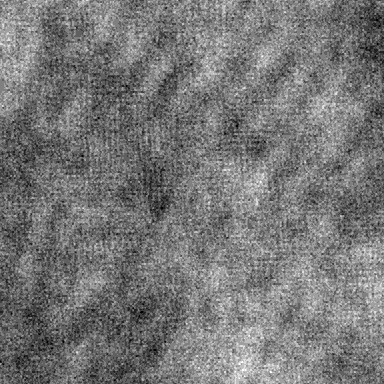
%> input picture preprocess/speckle.png, 384 x 384 px
$ octave preprocess.m   (GNU Octave 9; MATLAB toolbox functions it lacks are replaced by stand-ins)
%> lines starting %> are read from the running program, lines starting %| are printed output that depends on the picture
clear;clc;close all;
%% Preprocessing Scheme
% Configuration
input_path = 'speckle.png'; % Replace with your image path
output_path = 'processed_speckle.png';
conv_path = "convspeckle.png";
block_size = 128;         % Block size for background estimation
corr_factor = 0.3;       % Correction coefficient (c)
bottleneck_res = 48;     % Resolution for interpolation-based denoising
target_res = 384;        % Final output

%% 1. Load Image
sp = im2double(imread(input_path));
%> sp: size 384x384 double; min 0, max 1, mean 0.467
conv = im2double(imread(conv_path));
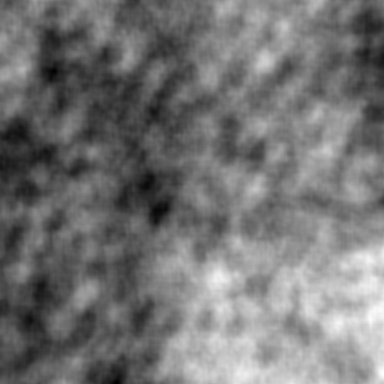
%> input picture preprocess/convspeckle.png, 384 x 384 px
%> conv: size 384x384 double; min 0, max 1, mean 0.454
if size(sp, 3) > 1, sp = rgb2gray(sp); end
if size(conv, 3) > 1, conv = rgb2gray(conv); end

%% 2. Background Correction (Grayscale Correction)
sp_corrected = correctBackground(sp, block_size, corr_factor);
conv_corrected = correctBackground(conv, block_size, corr_factor);

%% 3. Interpolation-based Denoising (384 -> 64 -> 384)
sp_low = imresize(sp_corrected, [bottleneck_res, bottleneck_res], 'bilinear');
sp_denoised = imresize(sp_low, [target_res, target_res], 'bicubic');

%% 4. Final Normalization
sp_final = maxnorm(sp_denoised);
conv_final = maxnorm(conv_corrected);

%% 5. Visualization
figure;
subplot(2,2,1); imshow(sp, []); title('Original Speckle');
subplot(2,2,2); imshow(sp_corrected, []); title('Background Corrected');
subplot(2,2,3); imshow(sp_final, []); title('Final Denoised');
subplot(2,2,4); imshow(conv_corrected, []); title('Conv Speckle');

% Save result
% imwrite(im2uint8(img_final), output_path);

%% --- Functions ---

function I_out = correctBackground(im, blocksize, c)
%> called with blocksize = 128, c = 0.3
    % Estimates local background using block-based intensity statistics
    [m, n] = size(im);
%> m = 384; n = 384
    blocknum1 = floor(m/blocksize);
%> blocknum1 = 3
    blocknum2 = floor(n/blocksize);
%> blocknum2 = 3

    % Crop image to fit block multiples
    L = blocknum1 * blocksize;
%> L = 384
    H = blocknum2 * blocksize;
%> H = 384
    im_cropped = im(1:L, 1:H);

    % Background estimation matrix
    bg_map = zeros(blocknum1, blocknum2);

    for k = 1:blocknum2
        for h = 1:blocknum1
            % Extract block
            row_idx = (1 + blocksize*(h-1)) : (blocksize*h);
            col_idx = (1 + blocksize*(k-1)) : (blocksize*k);
            block = im_cropped(row_idx, col_idx);

            % Use top 75% intensity values to estimate background brightness
            % This avoids underestimation caused by dark speckle regions
            block_sorted = sort(block(:), 'ascend');
            threshold_idx = floor(numel(block_sorted) / 4);
            bg_map(h,k) = mean(block_sorted(threshold_idx:end));
        end
    end
%> after the loop, bg_map = [0.522 0.529 0.524; 0.461 0.504 0.523; 0.432 0.564 0.593]

    % Resize background map to original dimensions using bilinear interpolation
    bg_full = imresize(bg_map, [L, H], 'bilinear');
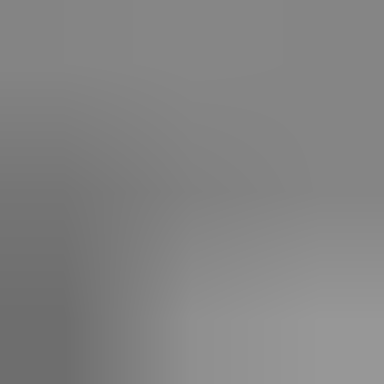
%> bg_full: size 384x384 double; min 0.432, max 0.593, mean 0.517

    % Apply correction formula: I_out = I_in * c / I_bg
    I_out = (im_cropped .* c) ./ (bg_full + eps); % Add eps to avoid div by zero
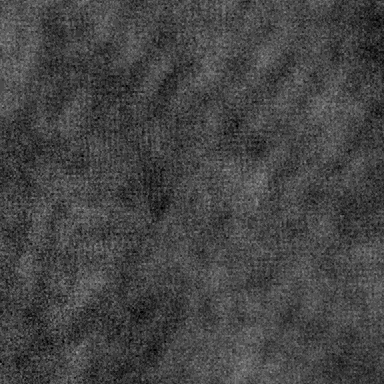
%> I_out: size 384x384 double; min 0, max 0.59, mean 0.27
%> call 2 of correctBackground, with blocksize = 128, c = 0.3
%> after the loop in correctBackground (call 2), `for k = 1:blocknum2`: bg_map = [0.406 0.454 0.508; 0.365 0.451 0.564; 0.363 0.679 0.764]
%> in correctBackground (call 2), `bg_full = imresize(bg_map, [L, H], 'bilinear');`:
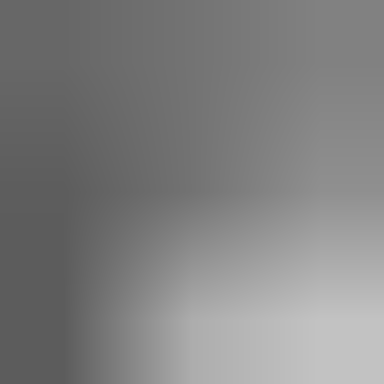
%> bg_full: size 384x384 double; min 0.363, max 0.764, mean 0.506
%> in correctBackground (call 2), `I_out = (im_cropped .* c) ./ (bg_full + eps);`:
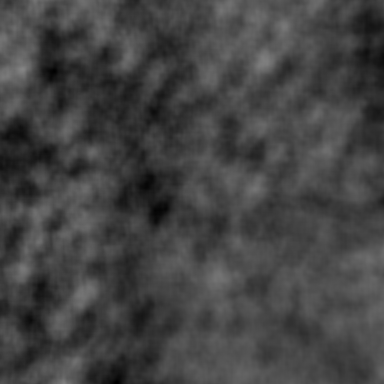
%> I_out: size 384x384 double; min 0, max 0.524, mean 0.265
end

function A_n = maxnorm(A)
    % Min-Max normalization to [0, 1]
    minA = min(A(:));
%> minA = 0.12
    maxA = max(A(:));
%> maxA = 0.41
    A_n = (A - minA) / (maxA - minA + eps);
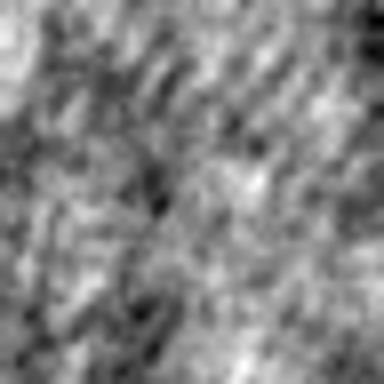
%> A_n: size 384x384 double; min 0, max 1, mean 0.518
%> in maxnorm (call 2), `minA = min(A(:));`: minA = 0
%> in maxnorm (call 2), `maxA = max(A(:));`: maxA = 0.524
%> in maxnorm (call 2), `A_n = (A - minA) / (maxA - minA + eps);`:
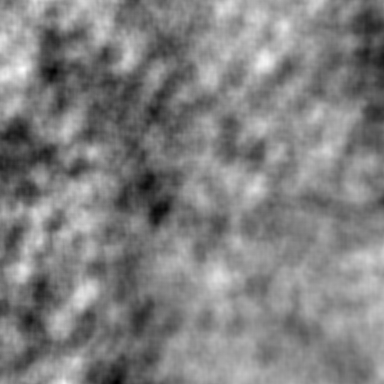
%> A_n: size 384x384 double; min 0, max 1, mean 0.506
end
